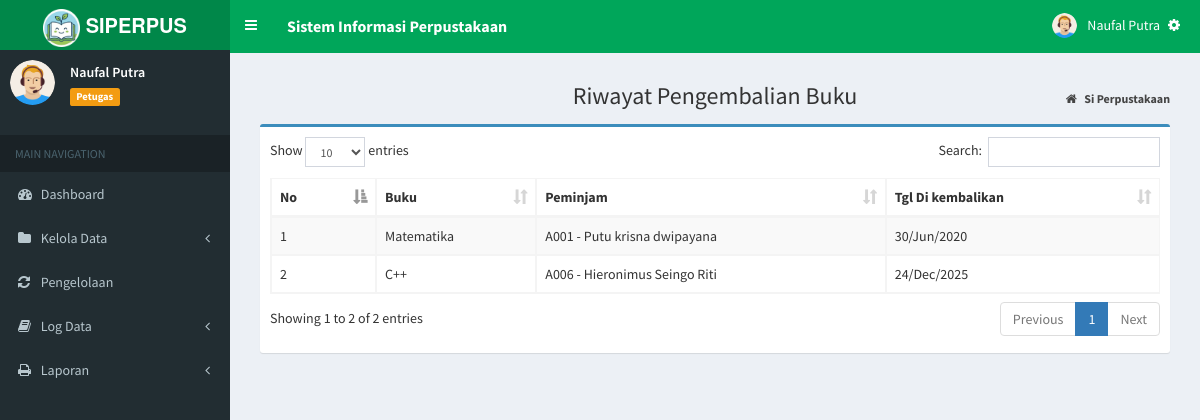
Before: /index.php?page=log_kembali (signed in) with the older database file.
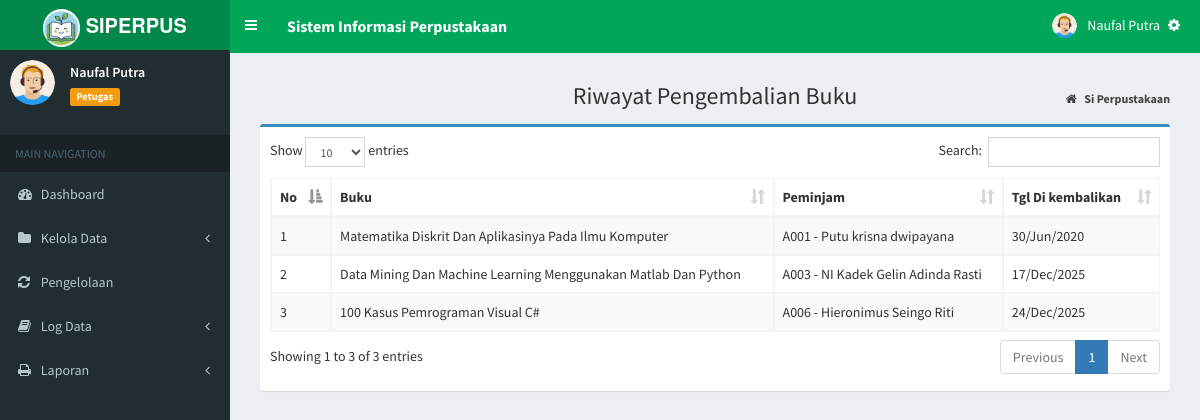
After: the same page with the newer database file.
### tables this page shows
CREATE TABLE `tb_sirkulasi` (
  `id_sk` varchar(20) NOT NULL,
  `id_buku` varchar(10) NOT NULL,
  `id_anggota` varchar(10) NOT NULL,
  `tgl_pinjam` date NOT NULL,
  `tgl_kembali` date NOT NULL,
  `status` enum('PIN','KEM') NOT NULL,
  `tgl_dikembalikan` date DEFAULT NULL,
  PRIMARY KEY (`id_sk`),
  KEY `id_buku` (`id_buku`),
  KEY `id_anggota` (`id_anggota`),
  CONSTRAINT `tb_sirkulasi_ibfk_1` FOREIGN KEY (`id_buku`) REFERENCES `tb_buku` (`id_buku`) ON DELETE CASCADE ON UPDATE CASCADE,
  CONSTRAINT `tb_sirkulasi_ibfk_2` FOREIGN KEY (`id_anggota`) REFERENCES `tb_anggota` (`id_anggota`) ON DELETE CASCADE ON UPDATE CASCADE
);

CREATE TABLE `tb_buku` (
  `id_buku` varchar(10) NOT NULL,
  `judul_buku` varchar(500) NOT NULL,
  `pengarang` varchar(100) NOT NULL,
  `penerbit` varchar(100) NOT NULL,
  `th_terbit` year NOT NULL,
  `foto_buku` varchar(255) DEFAULT NULL,
  PRIMARY KEY (`id_buku`)
);

CREATE TABLE `tb_anggota` (
  `id_anggota` varchar(10) NOT NULL,
  `nama` varchar(100) DEFAULT NULL,
  `jekel` enum('Laki-laki','Perempuan') NOT NULL,
  `jurusan` varchar(50) NOT NULL,
  `no_hp` varchar(15) NOT NULL,
  PRIMARY KEY (`id_anggota`)
);

### admin/log/log_kembali.php (the view)
<section class="content-header">
	<h1 style="text-align:center;">
		Riwayat Pengembalian Buku
	</h1>
	<ol class="breadcrumb">
		<li>
			<a href="index.php">
				<i class="fa fa-home"></i>
				<b>Si Perpustakaan</b>
			</a>
		</li>
	</ol>
</section>
<section class="content">
	<div class="box box-primary">
		<div class="box-body">
			<div class="table-responsive">
				<table id="example1" class="table table-bordered table-striped">
					<thead>
						<tr>
							<th>No</th>
							<th>Buku</th>
							<th>Peminjam</th>
							<th>Tgl Di kembalikan</th>
						</tr>
					</thead>
					<tbody>
						<?php
                  $no = 1;
                 $sql = $koneksi->query("SELECT b.judul_buku, a.id_anggota, a.nama, s.tgl_kembali
				from tb_sirkulasi s inner join tb_buku b on s.id_buku=b.id_buku
				inner join tb_anggota a on s.id_anggota=a.id_anggota where status='KEM' order by tgl_kembali asc");
                  while ($data= $sql->fetch_assoc()) {
                ?>
						<tr>
							<td>
								<?php echo $no++; ?>
							</td>
							<td>
								<?php echo $data['judul_buku']; ?>
							</td>
							<td>
								<?php echo $data['id_anggota']; ?>
								-
								<?php echo $data['nama']; ?>
							</td>
							<td>
							<?php $tgl = $data['tgl_kembali']; echo date("d/M/Y", strtotime($tgl)); ?>
							</td>
						</tr>
						<?php
                  }
                ?>
					</tbody>
				</table>
			</div>
		</div>
	</div>
</section>

Changed rows visible on the page:
changed through a linked row, tb_sirkulasi "Putu krisna dwipayana": id_buku.judul_buku "Matematika" → "Matematika Diskrit Dan Aplikasinya Pada Ilmu Komputer"
now on this page (row edited): tb_sirkulasi: id_buku.judul_buku "Data Mining Dan Machine Learning Menggunakan Matlab Dan Python", id_anggota.id_anggota "A003", id_anggota.nama "NI Kadek Gelin Adinda Rasti", tgl_kembali "17/Dec/2025"
changed through a linked row, tb_sirkulasi "Hieronimus Seingo Riti": id_buku.judul_buku "C++" → "100 Kasus Pemrograman Visual C#"
Other visible differences:
text written by a page script: "Show entries Search: Showing 1 to 2 of 2 entries Previous 1 Next" → "Show entries Search: Showing 1 to 3 of 3 entries Previous 1 Next"
